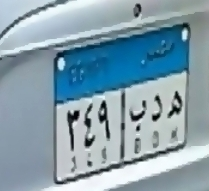
#> input picture CVAssignment/Assignment1_21686/BakcupGrayScale/Assignment1DataSet/L4.jpg, 209 x 191 px
$ python Question5.py
#> lines starting #> are read from the running program, lines starting #| are printed output that depends on the picture
import cv2
import numpy as np
import math

L4=cv2.imread('L4.jpg',0)
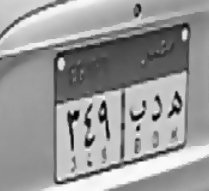
#> L4: shape (191, 209); min 2, max 252, mean 153.2
pts_src=np.matrix([[53.0,53.0],[188.0,20.0],[186.0,147.0],[56.0,185.0]])
pts_dst=np.matrix([[0.0,0.0],[132.0,0.0],[132.0,132.0],[0.0,132.0]])
h,status = cv2.findHomography(pts_src, pts_dst)
rows,cols =L4.shape
#> rows = 191; cols = 209
im_dst = cv2.warpPerspective(L4, h, (rows,cols))
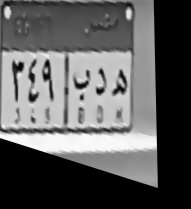
#> im_dst: shape (209, 191); min 0, max 252, mean 94
cv2.imshow('image', im_dst)
#cv2.imshow('i', L3)


cv2.waitKey(0)
cv2.destroyAllWindows()

$ run again, with CVAssignment/Assignment1_21686/BakcupGrayScale/Assignment1DataSet/L3.jpg copied over CVAssignment/Assignment1_21686/BakcupGrayScale/Assignment1DataSet/L4.jpg
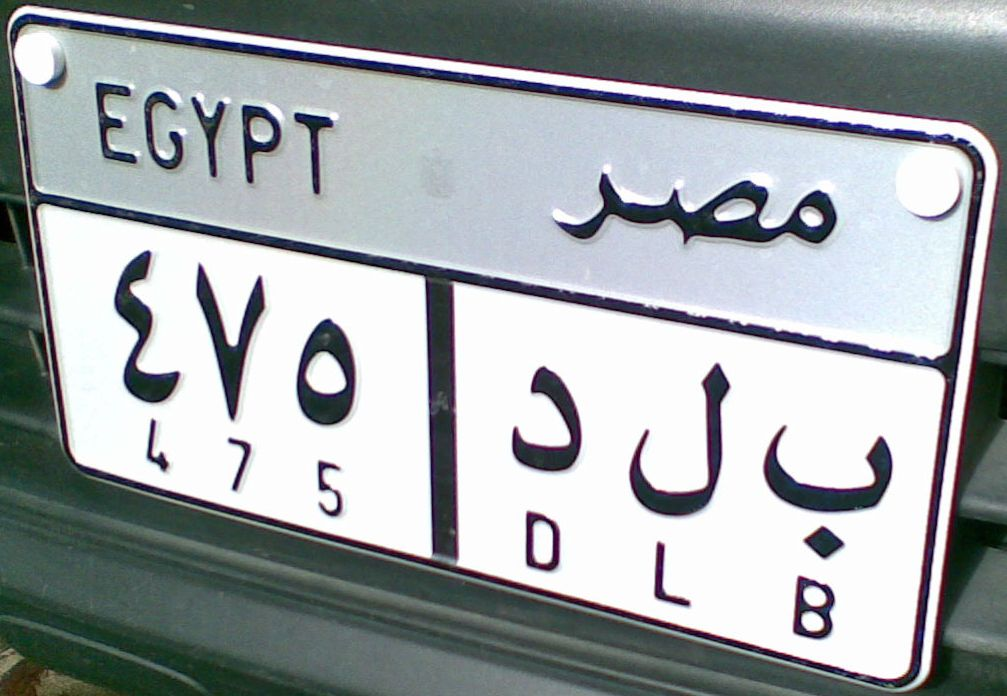
#> input picture CVAssignment/Assignment1_21686/BakcupGrayScale/Assignment1DataSet/L3.jpg, 1007 x 696 px
#> `L4=cv2.imread('L4.jpg',0)`:
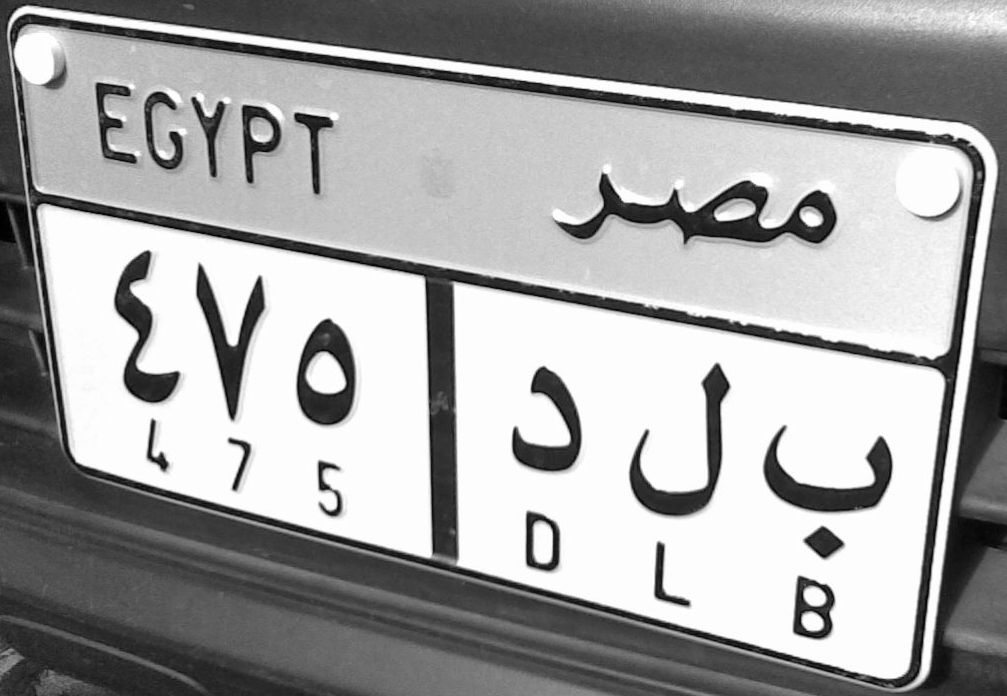
#> L4: shape (696, 1007); min 0, max 255, mean 162.4
#> `im_dst = cv2.warpPerspective(L4, h, (rows,cols))`:
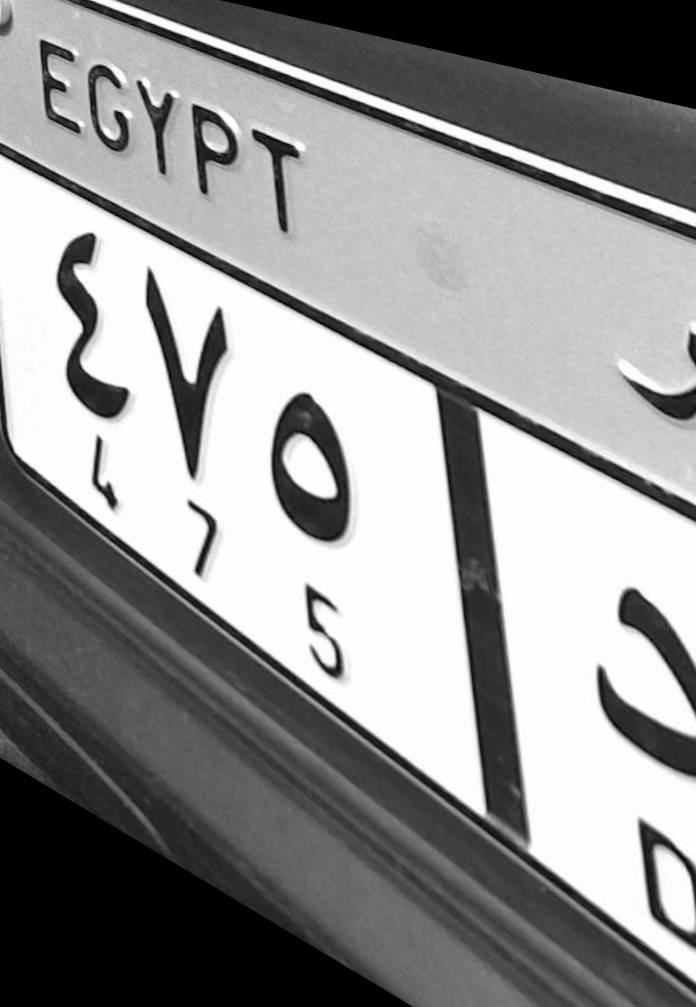
#> im_dst: shape (1007, 696); min 0, max 255, mean 143.7
